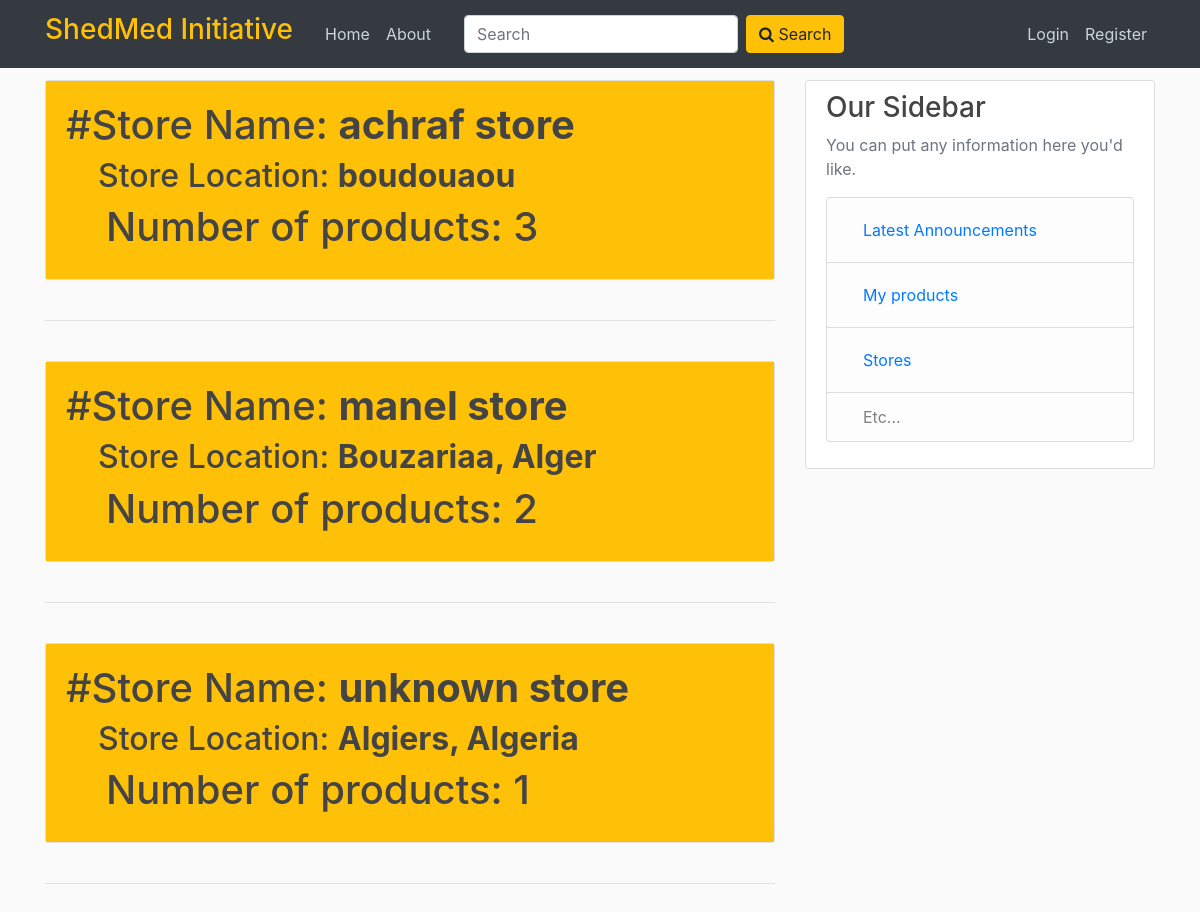
Page /stores on the earlier database version.
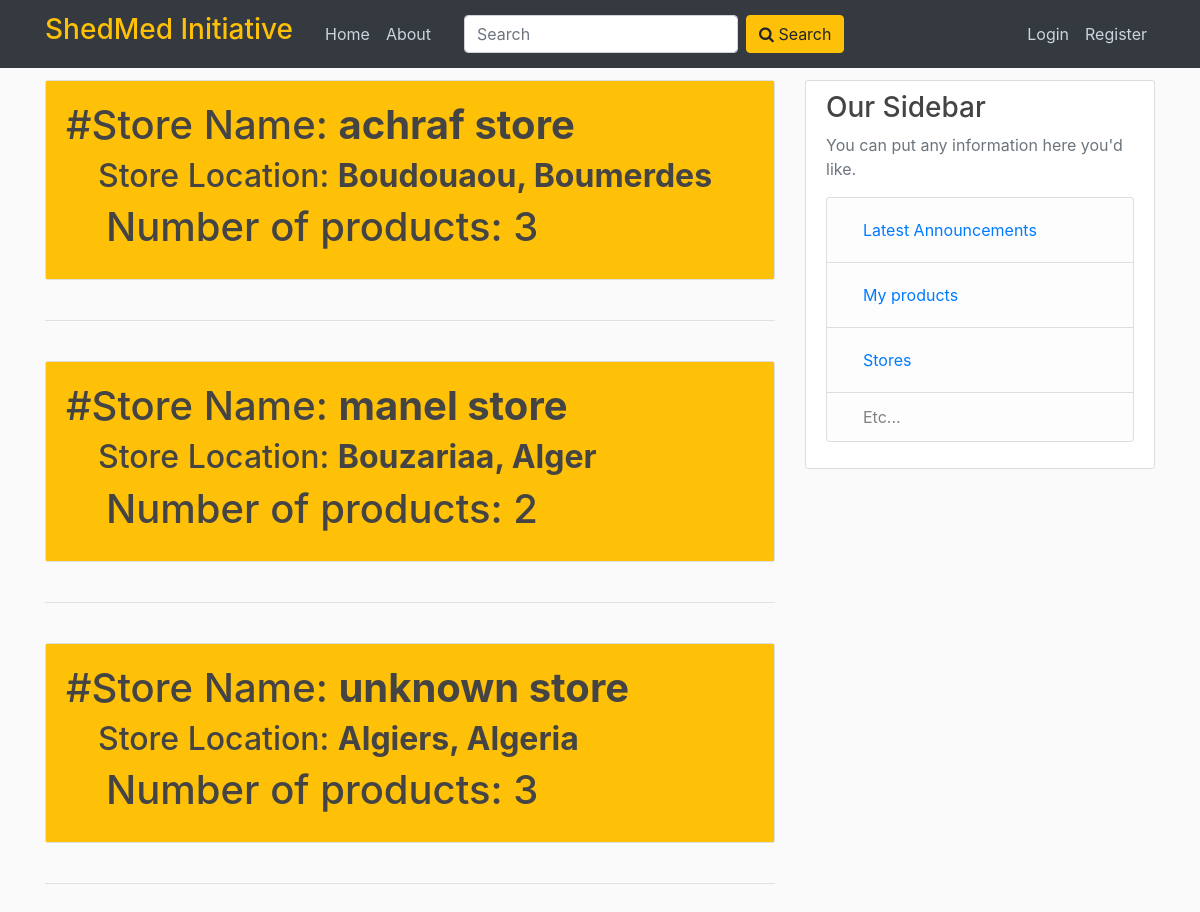
Same page on the later database version.
### flaskblog/models.py (models this page shows, shortened)
class Store(db.Model):
    id = db.Column(db.Integer, primary_key=True)
    name = db.Column(db.String(100), nullable=False)
    location = db.Column(db.String, nullable=False)
    products = db.relationship('Product', backref='store', lazy=True)

### flaskblog/routes.py (the view)
@app.route("/stores")
def stores():
    stores = Store.query.all()
    return render_template('stores.html', stores=stores)

### flaskblog/templates/stores.html (shortened to what this page needs)
{% extends "layout.html" %}
{% block content %}
    {% for store in stores %}
        <div class="card">
          <div class="card-body" style="background-color:#ffc107;">
            {% set products=store.products %}
            <h1>#Store Name: <b>{{store.name}}</b></h1>
            <h2>&emsp;Store Location: <b>{{store.location}}</b></h2>
            <h1>&emsp;Number of products: {{products|length}} </h1>
          </div>
        </div>
        <br>
        <hr>
        <br>
    {% endfor %}
{% endblock content %}

Differences in the rows shown:
changed Store "achraf store": location "boudouaou" → "Boudouaou, Boumerdes"
computed for Store "unknown store": products "1" → "3"
